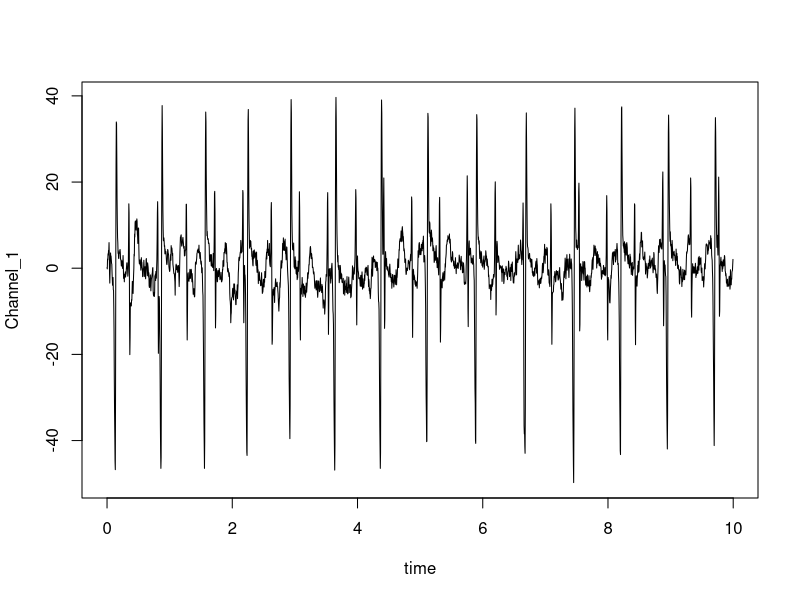
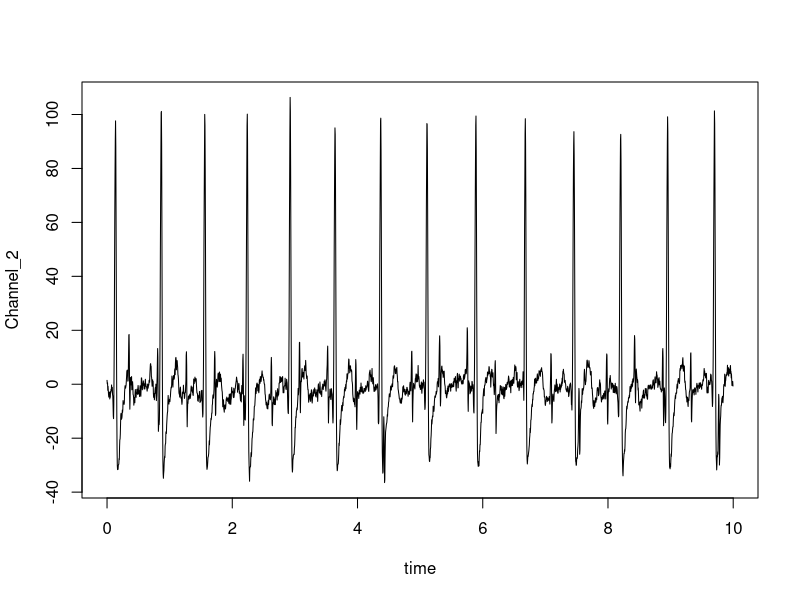
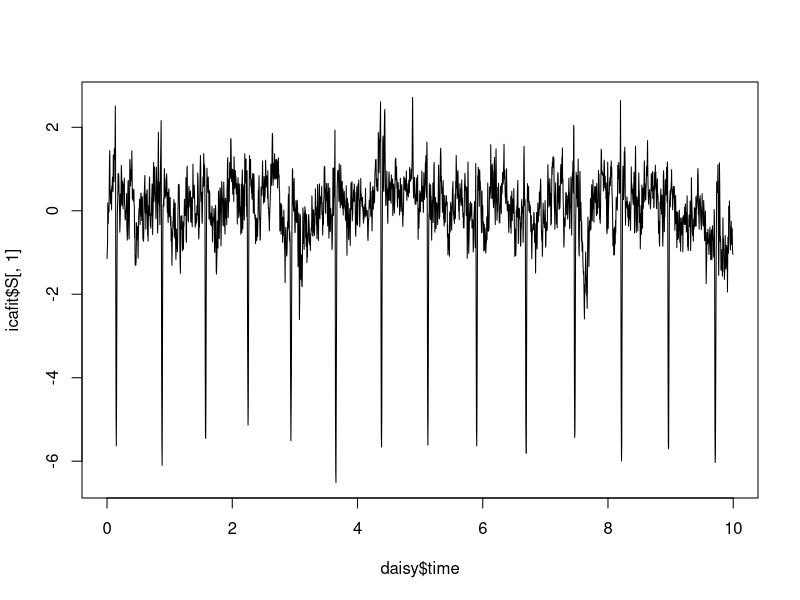
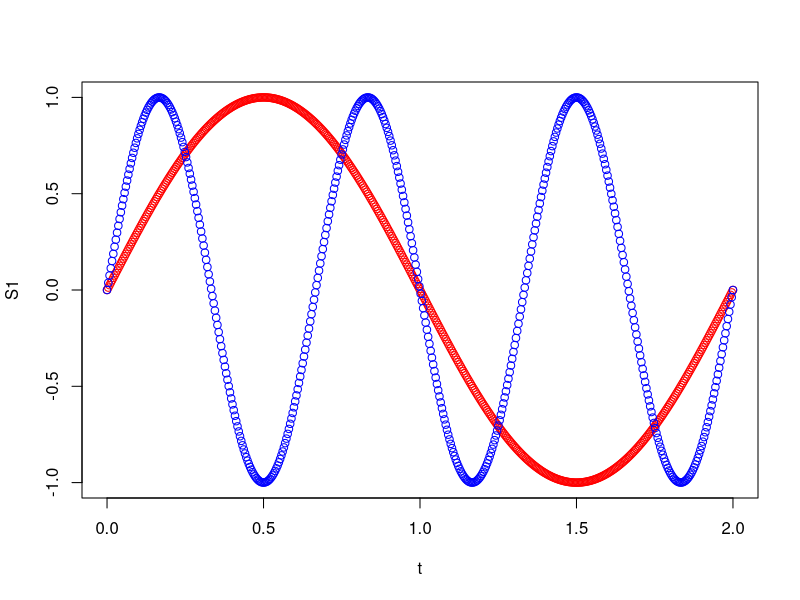
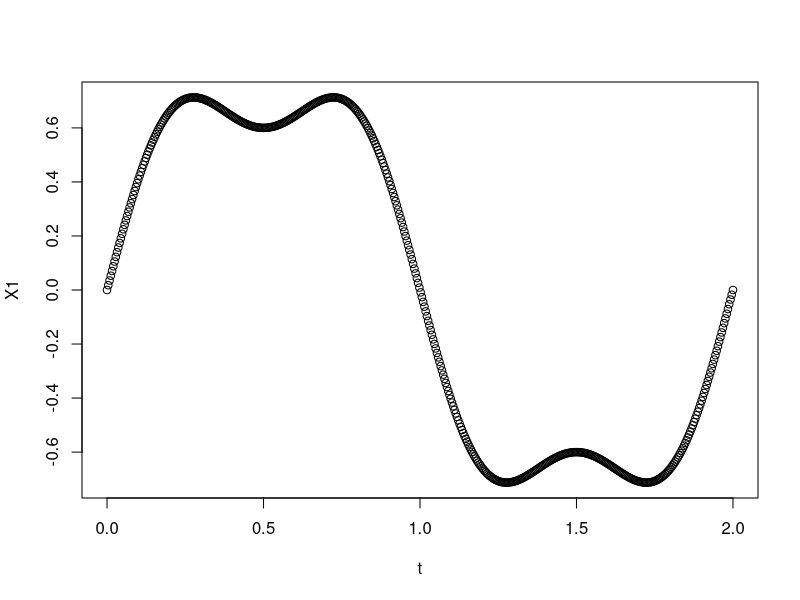
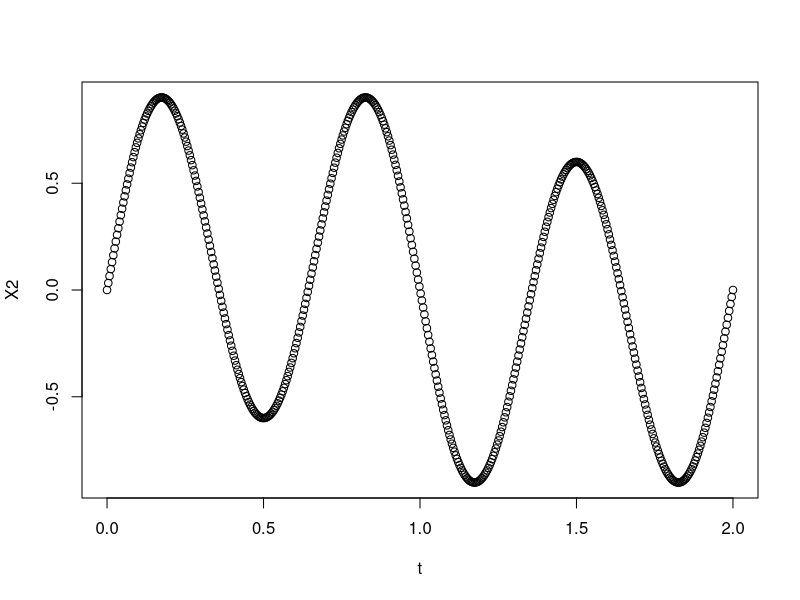
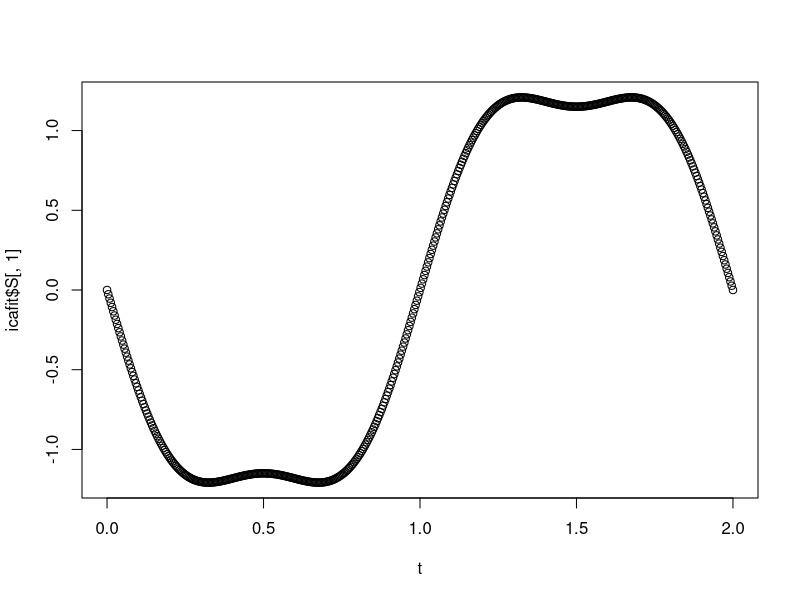
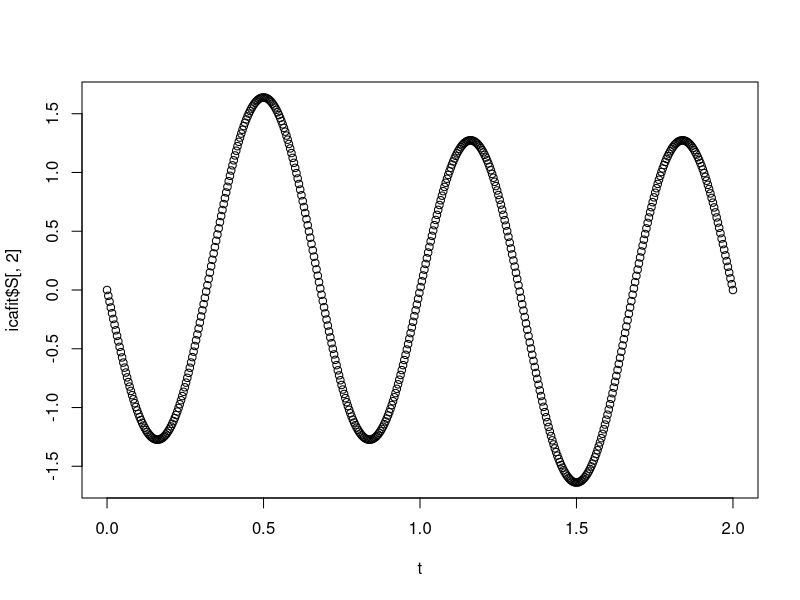

Source code (R) for these figures, in order:
## ---- chunk 1
library(knitr)
opts_chunk$set(tidy.opts = list(width.cutoff = 60), tidy = TRUE)
## ---- chunk 2
set.seed(10)
## ---- chunk 3
daisy <- read.csv(file = 'Data_csv/daisy_pregnant_ecg.csv')
## ---- chunk 4
plot(Channel_1 ~ time, data = daisy, type = 'l')
## ---- chunk 5
plot(Channel_2 ~ time, data = daisy, type = 'l')
## ---- chunk 6
library(fastICA)
## ---- chunk 7
x <- daisy[, 2:9]
icafit <- fastICA(x, n.comp = 8, fun = 'logcosh')
## ---- chunk 8
plot(daisy$time, icafit$S[, 1], type = 'l')
## ---- chunk 9
t <- seq(0, 2, length.out = 500)
S1 <- sin(pi * t)
S2 <- sin(3 * pi * t)
## ---- chunk 10
plot(t, S1, col = 'red')
points(t, S2, col = 'blue')
## ---- chunk 11
X1 <- 0.8 * S1 + 0.2 * S2
## ---- chunk 12
plot(t, X1)
## ---- chunk 13
X2 <- 0.2 * S1 + 0.8 * S2
## ---- chunk 14
plot(t, X2)
## ---- chunk 15
X <- cbind(X1, X2)
## ---- chunk 16
icafit <- fastICA(X, n.comp = 2, fun = 'logcosh')
## ---- chunk 17
plot(t, icafit$S[, 1])
## ---- chunk 18
plot(t, icafit$S[, 2])
## ---- chunk 19
S3 <- rnorm(500, sd = .05)
X1 <- 0.8 * S1 + 0.2 * S2 + S3
X2 <- 0.2 * S1 + 0.8 * S2 + S3
X3 <- S1 + S2 + S3
X <- cbind(X1, X2, X3)
icafit <- fastICA(X, n.comp = 3)
## ---- chunk 20
plot(t, icafit$S[, 1])
plot(t, icafit$S[, 2])
plot(t, icafit$S[, 3])
